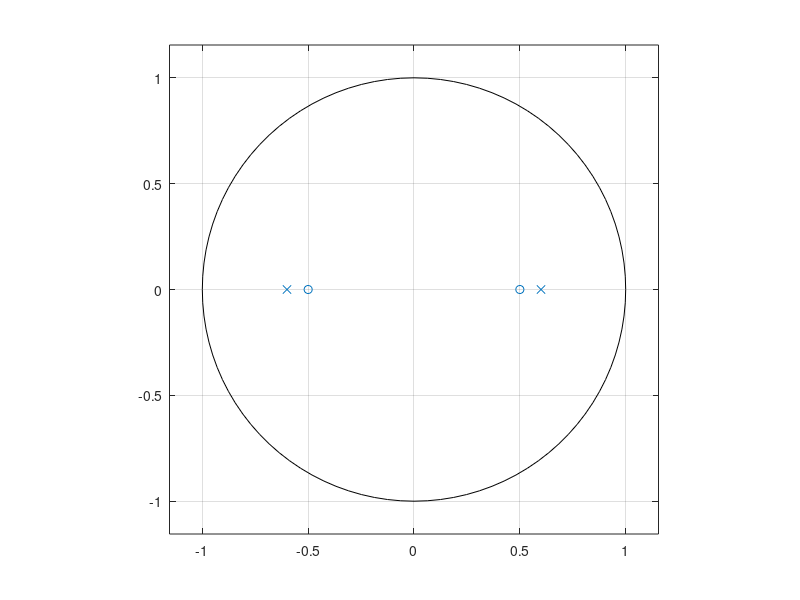

MATLAB code for this plot:
clc;
clear;

%numerador = [1 -3 3 -1];
%denominador = [1];

numerador = [1 0 -0.25];
denominador = [1 0 -0.36];

zplane(numerador, denominador);